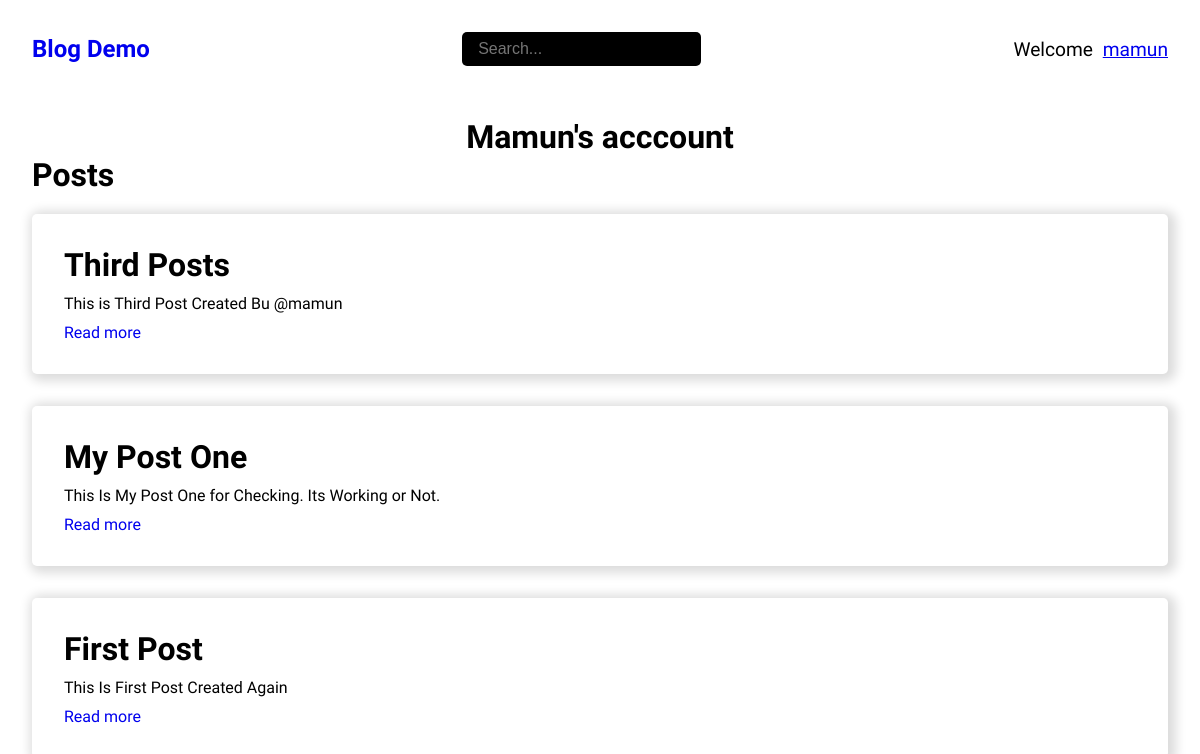
/my_account/ (signed in), run on the app's committed database.
### blog/models.py (models this page shows, shortened)
class Post(models.Model):
    title = models.CharField(max_length=100)
    body = models.TextField()
    author = models.ForeignKey(User, on_delete = models.CASCADE, null=True, blank=True)
    created = models.DateTimeField(auto_now_add=True)
    updated = models.DateTimeField(auto_now=True)
    class Meta:
        ordering = ["-created"]

### blog/views.py (the view)
# urls.py: path("my_account/", views.myAccount, name="my_account"),
@login_required(login_url="login")
def myAccount(request):
    user = request.user
    user_posts = Post.objects.filter(author=user)
    context = {"posts":user_posts}
    context["capitalize_username"] = request.user.username.capitalize()
    return render(request, "my_account.html", context)

### templates/my_account.html
{% extends 'base.html' %}
{% block content %}
<h1 class="text-center mt-2">{{capitalize_username}}'s acccount</h1>
<div class="container account-container">
  <div class="account-posts">
    <h1 class="mb-2">Posts</h1>
    <div class="posts-wrapper">
      {% include "components/posts.html" %}
    </div>
  </div>
</div>
{% endblock content %}

### templates/navbar.html (shortened to what this page needs)
<nav>
    <div class="logo">
        <h1><a href="/">Blog Demo</a></h1>
    </div>
    <form action="" method="GET" class="search">
        <input type="text" name="search" placeholder="Search...">
    </form>
    <ul class="navigation">
        {% if request.user.is_authenticated %}
            <li class="nav-item font-1x">Welcome <a href="/" class="text-underline user-btn">{{request.user.username}}</a></li>
        {% else %}
            <li class="nav-item"><a href="{% url 'login' %}" class="font-1x">Login</a></li>
            <li class="nav-item ml-2"><a href="{% url 'register' %}" class="font-1x">Signup</a></li>
        {% endif %}
    </ul>
</nav>

### templates/components/posts.html
{% for post in posts %}
<div class="blog">
  <h1>{{post.title}}</h1>
  <p>{{post.body}}</p>
  <a href="{% url 'post_detail' post.id %}">Read more</a>
</div>
{% empty %}
  <h1>No posts to show</h1>
{% endfor %}

### static/css/styles.css (style rules this page uses)
* { margin: 0; padding: 0; box-sizing: border-box; }
html { overflow: hidden; }
body { font-family: 'Ubuntu', sans-serif; overflow: hidden; }
a { text-decoration: none; }
li { list-style-type: none; }
.mt-2 { margin-top: 20px; }
.mb-2 { margin-bottom: 20px; }
.font-1x { font-size: 1.2rem; }
.text-underline { text-decoration: underline; }
.container { padding: 0 2rem; padding-bottom: 10px; }
.text-center { text-align: center; }
nav { display: flex; justify-content: space-between; align-items: center; position: relative; padding: 2rem; }
.search input { padding: 0.5rem 1rem; border: none; outline: none; background-color: black; color: white; border-radius: 5px; font-size: 1rem; }
nav .navigation { display: flex; align-items: center; }
.blog { box-shadow: 3px 2px 11px 5px gainsboro; padding: 2rem; border-radius: 5px; margin-top: 2rem; }
.blog:first-child { margin-top: 10px; }
.blog a { transition: all 0.3s; }
.blog p { margin: 10px 0; }
.user-btn { margin-left: 5px; }

### data on the page
Post: title "Third Posts", body "This is Third Post Created Bu @mamun"
Post: title "My Post One", body "This Is My Post One for Checking. Its Working or Not."
Post: title "First Post", body "This Is First Post Created Again"

### other printed values
{{ request.user.username }} "mamun"
{{ capitalize_username }} "Mamun"
